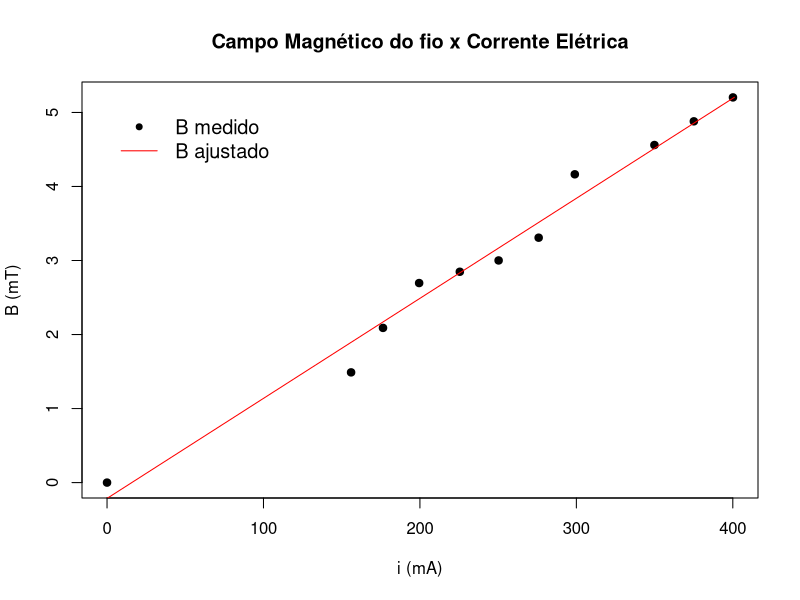

Write R code to recreate this figure. (Note: this script raises an error after producing the figure.)
library(readr)

# constants
u0 <- 4 * pi * 10 ^ (-7)
R <- 5
degree <- pi / 180
Bterra <- 1.70192 * 10 ^ (-5)

# get data
metric_r_cte <-
  read_delim("data/metric_r_cte.csv",
             ";",
             escape_double = FALSE,
             trim_ws = TRUE)

# calculating Bexp and Bnom
Bexp = Bterra * tan(metric_r_cte[, 2] * degree)
colnames(Bexp) <- c("Bexp (T)")
Bnom <- metric_r_cte[, 1] * ((u0) / (2 * pi * R))
colnames(Bnom) <- c("Bnom (T)")

table = metric_r_cte[, 1]
table[, 2] <- Bexp * (10 ^ 6)
colnames(table) <- c("i", "Bexp")

# fitting curve
fit = lm(Bexp ~ i, data = table)

# getting info from the fit
summary(fit)

# create sequence for x coordinate
xx <- seq(0, 401, length = 50)

# save to file
png("../plots_and_figures/ex1_teta_per_i.png")
# png("../plots_and_figures/ex1_teta_per_i.png", width = 640, height = 480)


# plotting
plot(
  table,
  pch = 19,
  main = "Campo Magnético do fio x Corrente Elétrica",
  xlab = "i (mA)",
  ylab = "B (mT)"
)

# add adjested curve to the plot
lines(xx, predict(fit, data.frame(i = xx)), col = "red")

# adding subtitles to this graph
legend("topleft", inset=.05, c("B medido", "B ajustado"), col=c("black", "red"), lty=c(NA,1), pch=c(20,NA), cex=1.2, box.lty=0)


# save in device
dev.off()

# mount the table
table = metric_r_cte
table[, 3] <- Bexp * (10 ^ 6)
table[, 4] <- Bnom * (10 ^ 6)
colnames(table) <-
  c("i (mA)", "Deflexão ()", "Bexp (mT)", "Bnom (mT)")

write.table(
  table,
  file = "../plots_and_figures/output_table_exp1.csv",
  sep = ";",
  quote = FALSE,
  row.names = TRUE
)
